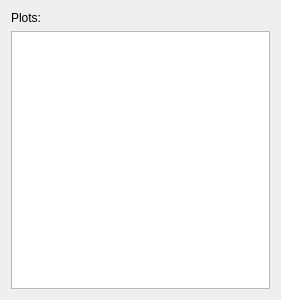
<?xml version="1.0" encoding="UTF-8"?>
<ui version="4.0">
 <class>Controls_display_1d</class>
 <widget class="QWidget" name="Controls_display_1d">
  <property name="geometry">
   <rect>
    <x>0</x>
    <y>0</y>
    <width>281</width>
    <height>300</height>
   </rect>
  </property>
  <property name="windowTitle">
   <string>Form</string>
  </property>
  <layout class="QVBoxLayout" name="verticalLayout_2">
   <item>
    <layout class="QVBoxLayout" name="verticalLayout">
     <item>
      <widget class="QLabel" name="label">
       <property name="text">
        <string>Plots: </string>
       </property>
      </widget>
     </item>
     <item>
      <widget class="QListWidget" name="listWidget"/>
     </item>
    </layout>
   </item>
  </layout>
 </widget>
 <resources/>
 <connections/>
</ui>
